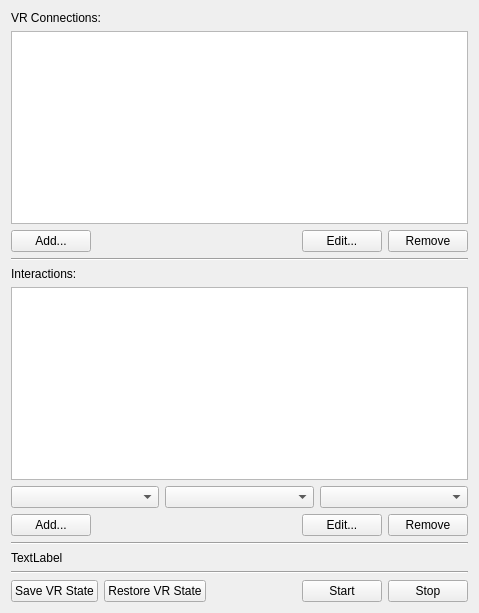
<?xml version="1.0" encoding="UTF-8"?>
<ui version="4.0">
 <class>VRDockPanel</class>
 <widget class="QWidget" name="VRDockPanel">
  <property name="geometry">
   <rect>
    <x>0</x>
    <y>0</y>
    <width>479</width>
    <height>613</height>
   </rect>
  </property>
  <property name="windowTitle">
   <string/>
  </property>
  <layout class="QGridLayout" name="gridLayout">
   <item row="1" column="0">
    <widget class="QListWidget" name="connectionsTable"/>
   </item>
   <item row="10" column="0">
    <widget class="Line" name="line_3">
     <property name="orientation">
      <enum>Qt::Horizontal</enum>
     </property>
    </widget>
   </item>
   <item row="11" column="0">
    <layout class="QHBoxLayout" name="horizontalLayout_3">
     <item>
      <widget class="QPushButton" name="saveState">
       <property name="text">
        <string>Save VR State</string>
       </property>
      </widget>
     </item>
     <item>
      <widget class="QPushButton" name="restoreState">
       <property name="text">
        <string>Restore VR State</string>
       </property>
      </widget>
     </item>
     <item>
      <spacer name="horizontalSpacer_2">
       <property name="orientation">
        <enum>Qt::Horizontal</enum>
       </property>
       <property name="sizeHint" stdset="0">
        <size>
         <width>40</width>
         <height>20</height>
        </size>
       </property>
      </spacer>
     </item>
     <item>
      <widget class="QPushButton" name="startButton">
       <property name="toolTip">
        <string>&lt;html&gt;&lt;head/&gt;&lt;body&gt;&lt;p&gt;Start listening for VR events on the configured connections.&lt;/p&gt;&lt;/body&gt;&lt;/html&gt;</string>
       </property>
       <property name="text">
        <string>Start</string>
       </property>
      </widget>
     </item>
     <item>
      <widget class="QPushButton" name="stopButton">
       <property name="toolTip">
        <string>&lt;html&gt;&lt;head/&gt;&lt;body&gt;&lt;p&gt;Stop listening for VR events.&lt;/p&gt;&lt;/body&gt;&lt;/html&gt;</string>
       </property>
       <property name="text">
        <string>Stop</string>
       </property>
      </widget>
     </item>
    </layout>
   </item>
   <item row="6" column="0">
    <layout class="QHBoxLayout" name="horizontalLayout" stretch="1,1,1">
     <item>
      <widget class="pqAnimatableProxyComboBox" name="proxyCombo">
       <property name="toolTip">
        <string>&lt;html&gt;&lt;head/&gt;&lt;body&gt;&lt;p&gt;Select an object for interaction.&lt;/p&gt;&lt;/body&gt;&lt;/html&gt;</string>
       </property>
       <property name="sizeAdjustPolicy">
        <enum>QComboBox::AdjustToContents</enum>
       </property>
      </widget>
     </item>
     <item>
      <widget class="pqAnimatablePropertiesComboBox" name="propertyCombo">
       <property name="toolTip">
        <string>&lt;html&gt;&lt;head/&gt;&lt;body&gt;&lt;p&gt;Select the object's property for interaction.&lt;/p&gt;&lt;/body&gt;&lt;/html&gt;</string>
       </property>
       <property name="sizeAdjustPolicy">
        <enum>QComboBox::AdjustToContents</enum>
       </property>
      </widget>
     </item>
     <item>
      <widget class="QComboBox" name="stylesCombo">
       <property name="toolTip">
        <string>&lt;html&gt;&lt;head/&gt;&lt;body&gt;&lt;p&gt;Select the type of interaction.&lt;/p&gt;&lt;/body&gt;&lt;/html&gt;</string>
       </property>
       <property name="sizeAdjustPolicy">
        <enum>QComboBox::AdjustToContents</enum>
       </property>
      </widget>
     </item>
    </layout>
   </item>
   <item row="5" column="0">
    <widget class="QListWidget" name="stylesTable"/>
   </item>
   <item row="8" column="0">
    <widget class="Line" name="line_2">
     <property name="orientation">
      <enum>Qt::Horizontal</enum>
     </property>
    </widget>
   </item>
   <item row="2" column="0">
    <layout class="QHBoxLayout" name="horizontalLayout_2" stretch="0,0,0,0">
     <item>
      <widget class="QPushButton" name="addConnection">
       <property name="toolTip">
        <string>&lt;html&gt;&lt;head/&gt;&lt;body&gt;&lt;p&gt;Add a new VR connection.&lt;/p&gt;&lt;/body&gt;&lt;/html&gt;</string>
       </property>
       <property name="text">
        <string>Add...</string>
       </property>
       <property name="icon">
        <iconset resource="../../Qt/Widgets/Resources/QtWidgets.qrc">
         <normaloff>:/QtWidgets/Icons/pqPlus.svg</normaloff>:/QtWidgets/Icons/pqPlus.svg</iconset>
       </property>
      </widget>
     </item>
     <item>
      <spacer name="horizontalSpacer">
       <property name="orientation">
        <enum>Qt::Horizontal</enum>
       </property>
       <property name="sizeHint" stdset="0">
        <size>
         <width>40</width>
         <height>20</height>
        </size>
       </property>
      </spacer>
     </item>
     <item>
      <widget class="QPushButton" name="editConnection">
       <property name="toolTip">
        <string>&lt;html&gt;&lt;head/&gt;&lt;body&gt;&lt;p&gt;Edit the selected VR connection.&lt;/p&gt;&lt;/body&gt;&lt;/html&gt;</string>
       </property>
       <property name="text">
        <string>Edit...</string>
       </property>
      </widget>
     </item>
     <item>
      <widget class="QPushButton" name="removeConnection">
       <property name="toolTip">
        <string>&lt;html&gt;&lt;head/&gt;&lt;body&gt;&lt;p&gt;Remove the selected VR connection.&lt;/p&gt;&lt;/body&gt;&lt;/html&gt;</string>
       </property>
       <property name="text">
        <string>Remove</string>
       </property>
       <property name="icon">
        <iconset resource="../../Qt/Widgets/Resources/QtWidgets.qrc">
         <normaloff>:/QtWidgets/Icons/pqDelete.svg</normaloff>:/QtWidgets/Icons/pqDelete.svg</iconset>
       </property>
      </widget>
     </item>
    </layout>
   </item>
   <item row="0" column="0">
    <widget class="QLabel" name="label">
     <property name="text">
      <string>VR Connections:</string>
     </property>
    </widget>
   </item>
   <item row="3" column="0">
    <widget class="Line" name="line">
     <property name="orientation">
      <enum>Qt::Horizontal</enum>
     </property>
    </widget>
   </item>
   <item row="4" column="0">
    <widget class="QLabel" name="label_2">
     <property name="text">
      <string>Interactions:</string>
     </property>
    </widget>
   </item>
   <item row="9" column="0">
    <widget class="QLabel" name="debugLabel">
     <property name="text">
      <string>TextLabel</string>
     </property>
    </widget>
   </item>
   <item row="7" column="0">
    <layout class="QHBoxLayout" name="horizontalLayout_4">
     <item>
      <widget class="QPushButton" name="addStyle">
       <property name="toolTip">
        <string>&lt;html&gt;&lt;head/&gt;&lt;body&gt;&lt;p&gt;Add a new interaction.&lt;/p&gt;&lt;/body&gt;&lt;/html&gt;</string>
       </property>
       <property name="text">
        <string>Add...</string>
       </property>
       <property name="icon">
        <iconset resource="../../Qt/Widgets/Resources/QtWidgets.qrc">
         <normaloff>:/QtWidgets/Icons/pqPlus.svg</normaloff>:/QtWidgets/Icons/pqPlus.svg</iconset>
       </property>
      </widget>
     </item>
     <item>
      <spacer name="horizontalSpacer_3">
       <property name="orientation">
        <enum>Qt::Horizontal</enum>
       </property>
       <property name="sizeHint" stdset="0">
        <size>
         <width>40</width>
         <height>20</height>
        </size>
       </property>
      </spacer>
     </item>
     <item>
      <widget class="QPushButton" name="editStyle">
       <property name="toolTip">
        <string>&lt;html&gt;&lt;head/&gt;&lt;body&gt;&lt;p&gt;Edit the selected interaction.&lt;/p&gt;&lt;/body&gt;&lt;/html&gt;</string>
       </property>
       <property name="text">
        <string>Edit...</string>
       </property>
      </widget>
     </item>
     <item>
      <widget class="QPushButton" name="removeStyle">
       <property name="toolTip">
        <string>&lt;html&gt;&lt;head/&gt;&lt;body&gt;&lt;p&gt;Remove the selected interaction.&lt;/p&gt;&lt;/body&gt;&lt;/html&gt;</string>
       </property>
       <property name="text">
        <string>Remove</string>
       </property>
       <property name="icon">
        <iconset resource="../../Qt/Widgets/Resources/QtWidgets.qrc">
         <normaloff>:/QtWidgets/Icons/pqDelete.svg</normaloff>:/QtWidgets/Icons/pqDelete.svg</iconset>
       </property>
      </widget>
     </item>
    </layout>
   </item>
  </layout>
 </widget>
 <customwidgets>
  <customwidget>
   <class>pqAnimatableProxyComboBox</class>
   <extends>QComboBox</extends>
   <header>pqAnimatableProxyComboBox.h</header>
  </customwidget>
  <customwidget>
   <class>pqAnimatablePropertiesComboBox</class>
   <extends>QComboBox</extends>
   <header>pqAnimatablePropertiesComboBox.h</header>
  </customwidget>
 </customwidgets>
 <tabstops>
  <tabstop>connectionsTable</tabstop>
  <tabstop>addConnection</tabstop>
  <tabstop>editConnection</tabstop>
  <tabstop>removeConnection</tabstop>
  <tabstop>stylesTable</tabstop>
  <tabstop>proxyCombo</tabstop>
  <tabstop>propertyCombo</tabstop>
  <tabstop>stylesCombo</tabstop>
  <tabstop>addStyle</tabstop>
  <tabstop>editStyle</tabstop>
  <tabstop>removeStyle</tabstop>
  <tabstop>saveState</tabstop>
  <tabstop>restoreState</tabstop>
 </tabstops>
 <resources>
  <include location="../../Qt/Widgets/Resources/QtWidgets.qrc"/>
 </resources>
 <connections/>
</ui>
